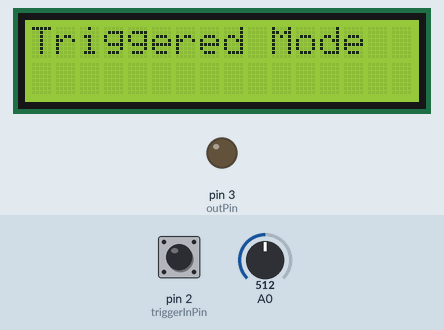
Recording of a sketch running on a simulated Arduino Uno, built with avr-gcc and run on an emulated ATmega328P. Shown: 16×2 character LCD, output pins drawn as LEDs (lit = HIGH). Dashed ring = blinking. The test bench sets the inputs (shaded band); at power-on: pin 2 (triggerInPin) HIGH, A0 = 512.

Above: at 1.2 s.
1.3 s: pin 2 (triggerInPin) pulled LOW for 3.2 s
At 2.1 s:
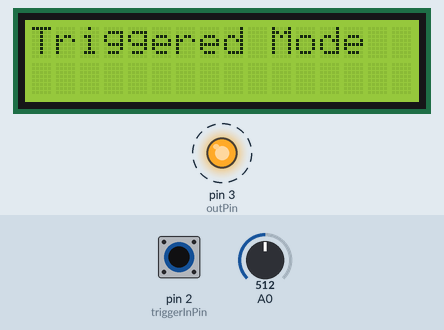
7.5 s: A0 set to 538
At 8.8 s:
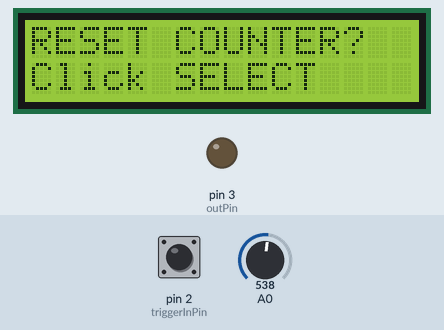
10.5 s: A0 set to 511
13.5 s: A0 set to 350
16.5 s: A0 set to 320
19.5 s: A0 set to 195
22.5 s: A0 set to 168
Timing chart, 0 to 25.5 s (numbered marks = the images above; inputs shaded):
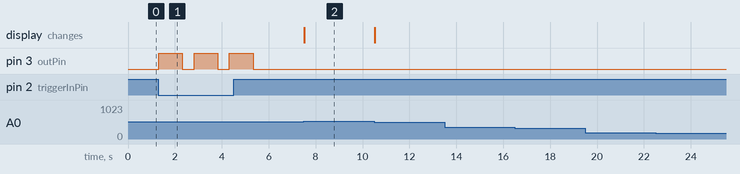

The sketch:

AutoShutterV2.ino
```cpp
/* Auto Shutter V2 for the Leica Lamp
 * The button of the lamphouse has been connected to the outside via two bananaplugs
 * A solid state relais can short the bananaplugs and activate the lamp
 * The relais is connected to Pin 3
 * An external trigger is connected to pin 2
 * The microscope frame trigger is connected to pin ??
 * It sets the input high when a frame is being taken
 *
 * Buttons give the following input on analog 0
 * right - 0
 * up - 99
 * down - 255
 * left - 410
 * select - 640
 * idle - 1023
 * switchpoints: 50 177 333 525 832
 */


// include the library code:
#include <LiquidCrystal.h>
#define debug false
#define triggerInPin 2  //Digital pin 2
#define frameInPin 11
#define outPin 3    //Digital pin 3
#define NR_OF_SETTINGS 7

byte GUIMode;
boolean firstRun;
byte updateDisplay; //0=no, 1=yes with delay, 2=yes without delay
byte button;
int currentSettings[NR_OF_SETTINGS];
int selectedSetting;
unsigned long viewStartTime;
unsigned long storeStartTime;

boolean lightOn;    //is the light on?
boolean inputHigh;
unsigned long lightStartTime;
unsigned long lightStopTime;
unsigned long frameLowTime;
boolean framePin;   //value of the framepin
boolean triggerPin; //value of the triggerPin
boolean reachedFrame;
int numberOfFrames;
int delayTime;

// initialize the library with the numbers of the interface pins
LiquidCrystal lcd(8, 9, 4, 5, 6, 7);

void setup() {
  pinMode(triggerInPin,INPUT_PULLUP);
  pinMode(frameInPin,INPUT);
  pinMode(outPin,OUTPUT);
  GUIMode = 0;                      //0 Rest ; 1 View ; 2 Change ; 3 Store
  selectedSetting=NR_OF_SETTINGS-1; //can be changed in View GUImode to move between settings 6 = Reset Framecounter
  currentSettings[0] = 1000;   //ms pulsewidth
  currentSettings[1] = 0;      //ShutterMode 0 Triggered ; 1 Continous ; 2 FrameSync
  currentSettings[2] = 20;     //Total period
  currentSettings[3] = 20;     //Total frames
  currentSettings[4] = 10;     //Flash frame
  currentSettings[5] = 100;     //Flash frame duration (ms)
  currentSettings[6] = 0;      //Reset (not used)
  numberOfFrames=0;
  delayTime=200; //time to increase/decrease setting value
  lightStopTime=millis();
  framePin = false;
  lightOn = false;
  triggerPin = false;
  // set up the LCD's number of columns and rows:
  lcd.begin(16, 2);
  // Print a message to the LCD.
  lcd.print("Welcome");
  firstRun=true;
}

byte getButton(int input){
  if (input<50){ //right
    return 0;
  }else if (input<177){ //up
    return 2;
  }else if (input<333){ //down
    return 3;
  }else if (input<525){ //left
    return 1;
  }else if (input<832){ //select
    return 4;
  }else{ //idle
    return 5;
  }
}

void loop() {
  /* loop has five parts
   *  1) Check the buttons
   *  2) Check timing events (should we back to resting mode?)
   *  3) Check the frame (did we change from high to low?)
   *  4) Set the light   (is it time to go On or Off?)
   *  5) Set the display
  */
  updateDisplay = 0; //if nothing happend the screen can stay the way it is
  // -- (1) Check the buttons -- //
  //if a button is pressed the screen needs to update
  button=getButton(analogRead(0));
  switch(button) {
    case 0: //right
      if (GUIMode==1){ //view mode -> next setting
        selectedSetting=selectedSetting+1;
        if (selectedSetting==NR_OF_SETTINGS){selectedSetting=0;}
      }
      updateDisplay = 1;
      break;
    case 1: //left
      if (GUIMode==1){ //view mode -> previous setting
        selectedSetting=selectedSetting-1;
        if (selectedSetting==-1){selectedSetting=(NR_OF_SETTINGS-1);}
      }
      updateDisplay = 1;
      break;
    case 2: //up
      if (GUIMode==2){//change mode -> increase new setting
        currentSettings[selectedSetting]++;
        if (selectedSetting==1){//only 0-1-2 for ShutterMode
          if(currentSettings[selectedSetting] == 3){currentSettings[selectedSetting]=0;}
        }
        //others just not above the overflow (which is -32767)
        if (currentSettings[selectedSetting]<0){currentSettings[selectedSetting]--;}
      }
      updateDisplay = 1;
      break;
    case 3: //down
      if (GUIMode==2){//change mode -> decrease new setting
        currentSettings[selectedSetting]--;
        if (selectedSetting==1){//only 0-1-2 for ShutterMode
          if(currentSettings[selectedSetting] == -1){currentSettings[selectedSetting]=2;}
        }
        //others just not below 0
        if (currentSettings[selectedSetting]<0){currentSettings[selectedSetting]++;}
      }
      updateDisplay = 1;
      break;
    case 4: //selection
      if(GUIMode==0) {//Resting mode -> to view mode
          GUIMode = 1;
          selectedSetting = NR_OF_SETTINGS-1;
          viewStartTime=millis();
      }else if(GUIMode==1){ //View mode -> Reset or go to change mode
          if (selectedSetting==(NR_OF_SETTINGS-1)){ //Reset frame counters
            numberOfFrames=0;
            GUIMode = 0;
          } else {
            GUIMode = 2;
          }
      }else if(GUIMode==2){//Change mode -> Go to View mode
          GUIMode = 1;
          viewStartTime = millis();
      }
      updateDisplay = 1;
      break;
    case 5: //idle
      delayTime=200;
      break;
  }

  // -- (2) Check timing events -- //
  if (GUIMode == 1){ //View mode will exit after 5 seconds of inactivity
    if ((millis()-viewStartTime)>5000){
      GUIMode = 0;
      updateDisplay = 2;
    }
    if (updateDisplay){
      viewStartTime=millis();
    }
  }

  // -- (3) Check the frame -- //
  if(currentSettings[1]==2){ //in FrameSync mode
    if(digitalRead(frameInPin)==LOW){
      if(framePin){//trigger on falling flank
        numberOfFrames++;
        if(numberOfFrames==currentSettings[4]){reachedFrame=true;}
        if(numberOfFrames==currentSettings[3]){numberOfFrames=0;}
        frameLowTime = millis();
        updateDisplay=2;
      }
      framePin=false;
    }else {
      framePin=true;
    }
  }

  // -- (4) Set the light -- //
  if(lightOn){ //light is on, check if enough time has passed to turn it off
    if((millis()-lightStartTime)>=currentSettings[0]){
        digitalWrite(outPin,LOW);
        lightOn=false;
        lightStopTime=millis();
    }
  } else { //light is off, check either the trigger, or if enough time has passed to turn it back on or enough frames
    if(currentSettings[1]==0){ //triggered
      if(digitalRead(triggerInPin)==LOW&&(!lightOn)&&((millis()-lightStopTime)>500)){
        lightStartTime=millis();
        digitalWrite(outPin,HIGH);
        lightOn=true;
      }
    }else if (currentSettings[1]==1){ //automatic
      if((millis()-lightStopTime)>=((1000*currentSettings[2])-currentSettings[0])){
        lightStartTime=millis();
        digitalWrite(outPin,HIGH);
        lightOn=true;
      }
    }else { //FrameSync
      if ((reachedFrame)&&((millis()-frameLowTime)>currentSettings[5])){
        reachedFrame=false;
        lightStartTime=millis();
        digitalWrite(outPin,HIGH);
        lightOn=true;
      }
    }
  }

  // -- (5) Set the display -- //
  if ((updateDisplay>0)||firstRun){
    firstRun=false;
    lcd.clear();
    switch (GUIMode) {
      case 0: //Resting mode -> display mode
        if(currentSettings[1]==0) {//Triggered
            lcd.print("Triggered Mode");
        }else if(currentSettings[1]==1){//Continuous
            lcd.print("Continuous Mode");
        }else if(currentSettings[1]==2){//FrameSync
            lcd.print("FrameSync");
            lcd.setCursor(0,1);
            lcd.print("Frame "+String(numberOfFrames));
        }
        break;
      case 1: //View Mode
        //inspect settings
        if (selectedSetting==0) { //PulseWidth
            lcd.print("PulseWidth");
            lcd.setCursor(0, 1);lcd.print(String(currentSettings[0])+" ms");
        }else if(selectedSetting==1){ //ShutterMode
            lcd.print("ShutterMode");
            lcd.setCursor(0, 1);
            if (currentSettings[1]==0){lcd.print("Triggered");}
            if (currentSettings[1]==1){lcd.print("Continuous");}
            if (currentSettings[1]==2){lcd.print("FrameSync");}
        }else if(selectedSetting==2){ //PulsePeriod
            lcd.print("PulsePeriod");
            lcd.setCursor(0, 1);lcd.print(String(currentSettings[2])+" s");
        }else if(selectedSetting==3){ //Total Frames
            lcd.print("Total Frames");
            lcd.setCursor(0, 1);lcd.print(String(currentSettings[3]));
        }else if(selectedSetting==4){ //Flash Frame
            lcd.print("Flash Frame");
            lcd.setCursor(0, 1);lcd.print(String(currentSettings[4]));
        }else if(selectedSetting==5){ //Frame Duration
            lcd.print("Frame Duration");
            lcd.setCursor(0, 1);lcd.print(String(currentSettings[5])+" ms");
        }else if(selectedSetting==6){ //Reset
            lcd.print("RESET COUNTER?");
            lcd.setCursor(0, 1);lcd.print("Click SELECT");
        }
        break;
      case 2: //Change Mode
        //inspect settings
        if (selectedSetting==0) { //PulseWidth
            lcd.print("PulseWidth     C");
            lcd.setCursor(0, 1);lcd.print(String(currentSettings[0])+" ms");
        }else if(selectedSetting==1){ //ShutterMode
            lcd.print("ShutterMode    C");
            lcd.setCursor(0, 1);
            if (currentSettings[1]==0){lcd.print("Triggered");}
            if (currentSettings[1]==1){lcd.print("Continuous");}
            if (currentSettings[1]==2){lcd.print("FrameSync");}
        }else if(selectedSetting==2){ //PulsePeriod
            lcd.print("PulsePeriod    C");
            lcd.setCursor(0, 1);lcd.print(String(currentSettings[2])+" s");
        }else if(selectedSetting==3){ //Total Frames
            lcd.print("Total Frames   C");
            lcd.setCursor(0, 1);lcd.print(String(currentSettings[3]));
        }else if(selectedSetting==4){ //Flash Frame
            lcd.print("Flash Frame    C");
            lcd.setCursor(0, 1);lcd.print(String(currentSettings[4]));
        }else if(selectedSetting==5){ //Frame Duration
            lcd.print("Frame Duration C");
            lcd.setCursor(0, 1);lcd.print(String(currentSettings[5])+" ms");
        }else if(selectedSetting==6){ //Reset
            lcd.print("----");
            lcd.setCursor(0, 1);lcd.print("----");
        }
        break;
      case 3: //Store Mode
        lcd.print("SETTING");
        lcd.setCursor(0, 1);
        lcd.print(" SAVED");
        break;
    }
    if(updateDisplay==1){delay(delayTime);}
    if(getButton(analogRead(0))!=5){ //still pressed
      delayTime=10;
    }
  }
}
```

Measured:
- the behaviour switches between 524 and 525 on A0 (found by bisection; images 1 and 2)
- after the input at 1.3 s, pin 3 (outPin): alternates HIGH for 1.0 s and LOW for 0.51 s, 6 changes in all, then stays LOW, starting at once
- after the input at 7.5 s, the display: changes at once (image 2)
- after the input at 13.5 s, every drawn part: stays the same
- after the input at 16.5 s, every drawn part: stays the same
- after the input at 19.5 s, every drawn part: stays the same
- after the input at 22.5 s, every drawn part: stays the same
